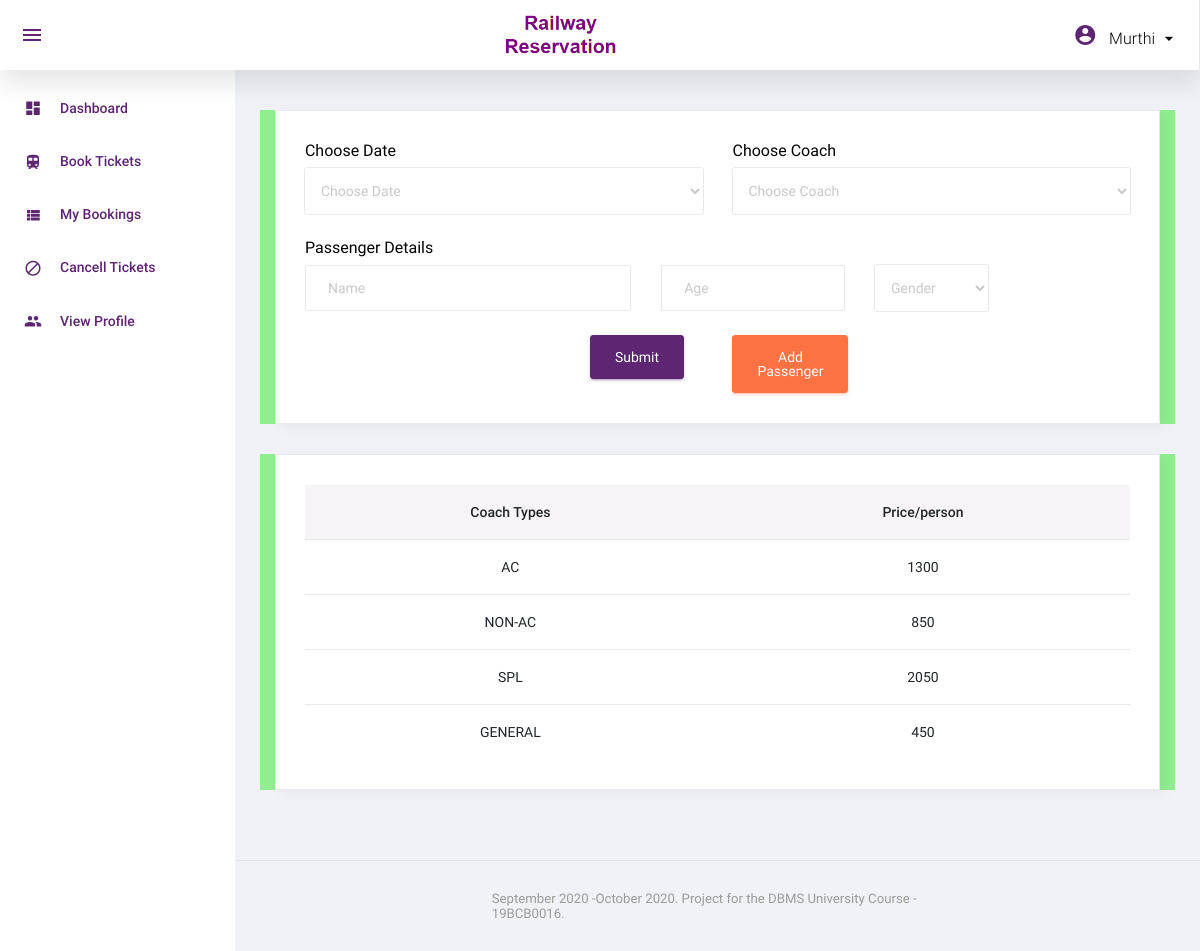
Screenshot of /bookings.php?id=TR001 (signed in) with the database file from the repository.
### tables this page shows
CREATE TABLE `train_coach` (
  `train_no` varchar(10) NOT NULL,
  `coach_type` varchar(10) NOT NULL
);

CREATE TABLE `coach_price` (
  `coach_type` varchar(10) NOT NULL,
  `price` int(11) NOT NULL
);

### function.inc.php (called while the page is built, shortened)
<?php
    function get_safe_value($str){
        global $con;
        $str = mysqli_real_escape_string($con,$str);
        return $str;
    }
?>

### bookings.php (the view, shortened to what this page needs)
<?php
    include ('nav.php');
?>
<div class="row">
  <div class="col-12 grid-margin stretch-card" style="background-color: lightgreen!important;">
    <div class="card">
      <div class="card-body">
        <form class="forms-sample">
          <div class="row">
            <div class="col-6">
              <label for="SelectDate">Choose Date</label>
              <div class="form-group">
                <select class="form-control" name="date" id="SelectDate">
                  <option>Choose Date</option>
                </select>
              </div>
            </div>
            <div class="col-6">
              <label for="SelectCoach">Choose Coach</label>
              <div class="form-group">
                <select class="form-control" name="coach" id="SelectCoach">
                  <option>Choose Coach</option>
                </select>
              </div>
            </div>
            </div>
          <label>Passenger Details</label>
          <div class="form-group" id="box1">
            <div class="row">
              <div class="col-5">
                <input type="text" class="form-control" name="name[]" placeholder="Name" required>
              </div>
              <div class="col-3">
                <input type="text" class="form-control" name="age[]" placeholder="Age" required>
              </div>
              <div class="col-2">
                <select class="form-control" name="gender[]" id="exampleFormControlSelect1">
                  <option value="">Gender</option>
                </select>
              </div>
            </div>
          </div>
          <div class="row">
            <div class="col-2 offset-4">
              <button type="submit" name="submit" class="btn btn-primary mr-2">
                Submit
              </button>
            </div>
             <div class="col-2">
              <button type="button" onclick="add_more()" class="btn btn-danger mr-2">
                Add Passenger
              </button>
            </div>
          </div>
        </form>
      </div>
    </div>
  </div>
</div>
 <div class="row">
  <div class="col-12 grid-margin stretch-card" style="background-color: lightgreen!important;">
    <div class="card">
      <div class="card-body">
        <div class="row">
          <div class="col-12">
            <div class="table-responsive">
              <table class="table text-center">
                <thead>
                  <tr>
                    <th>Coach Types</th>
                    <th>Price/person</th>
                  </tr>
                </thead>
                <tbody>
                  <tr>
                    <?php
                      $train_id = get_safe_value($_GET['id']);
                      $query = " SELECT train_coach.coach_type AS coach_type, coach_price.price AS price
                      FROM train_coach, coach_price
                      WHERE train_coach.train_no = '$train_id'
                      AND train_coach.coach_type = coach_price.coach_type";
                      $res = mysqli_query($con,$query);
                      $rows = mysqli_num_rows($res);
                    if( $rows > 0 ){
                      while($info=mysqli_fetch_assoc($res)){
                        ?><td><?php echo $info['coach_type']; ?></td>
                    <td><?php echo $info['price']; ?></td>
                  <tr>
                    <?php
                      }
                    }
                  ?>
                  </tr>
                </tbody>
              </table>
            </div>
          </div>
        </div>
      </div>
    </div>
  </div>
</div>
  ?><script>alert('TICKET BOOKED SUCCESSFULLY');</script><?php
  include ('footer.php');
?>

### rows the page displays
train_coach: coach_type "AC", coach_price.price "1300"
train_coach: coach_type "NON-AC", coach_price.price "850"
train_coach: coach_type "SPL", coach_price.price "2050"
train_coach: coach_type "GENERAL", coach_price.price "450"

### other values shown
$_SESSION['USER'] "Murthi"
